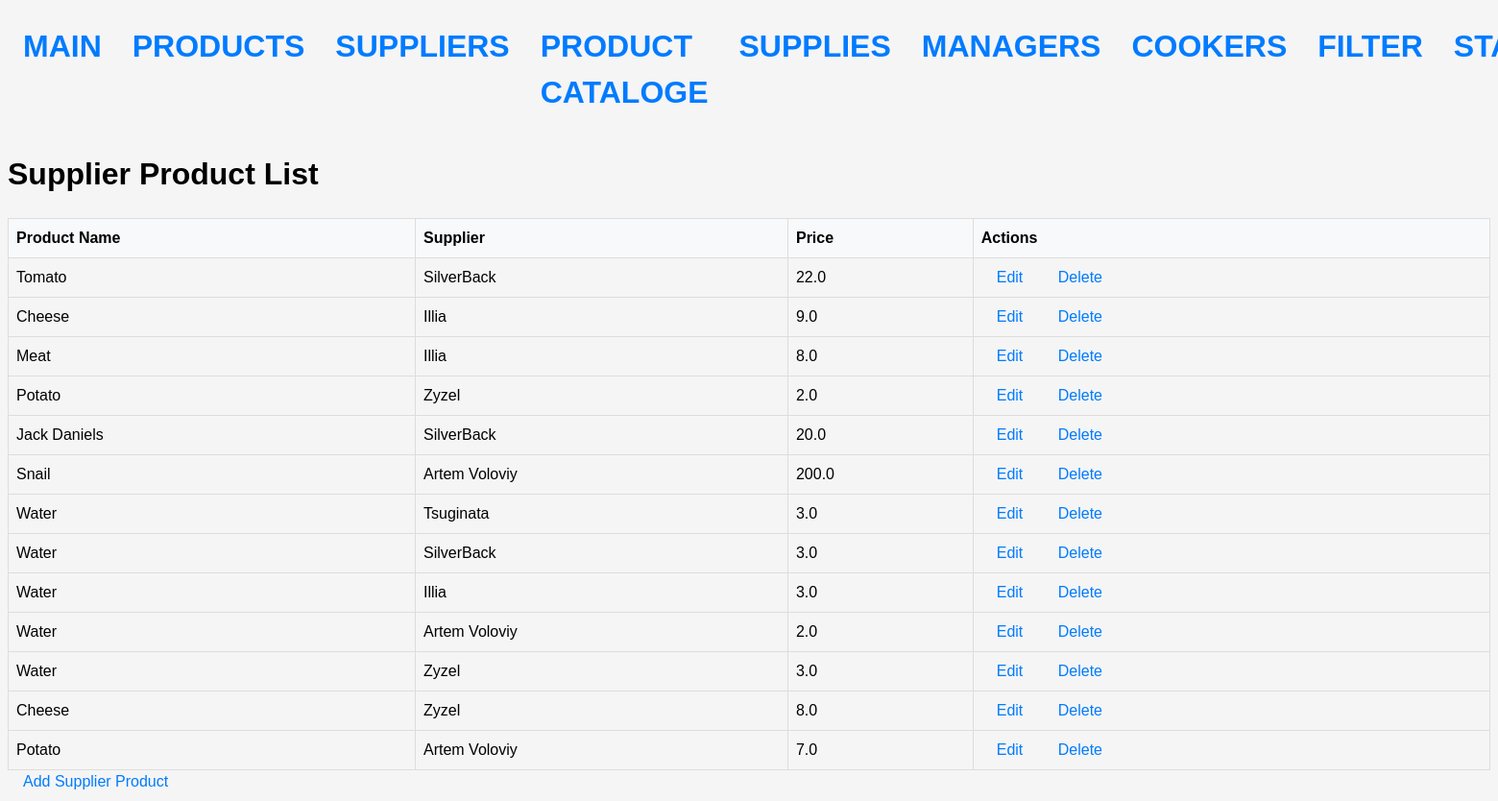
The app's page /supplier_products/, older data.
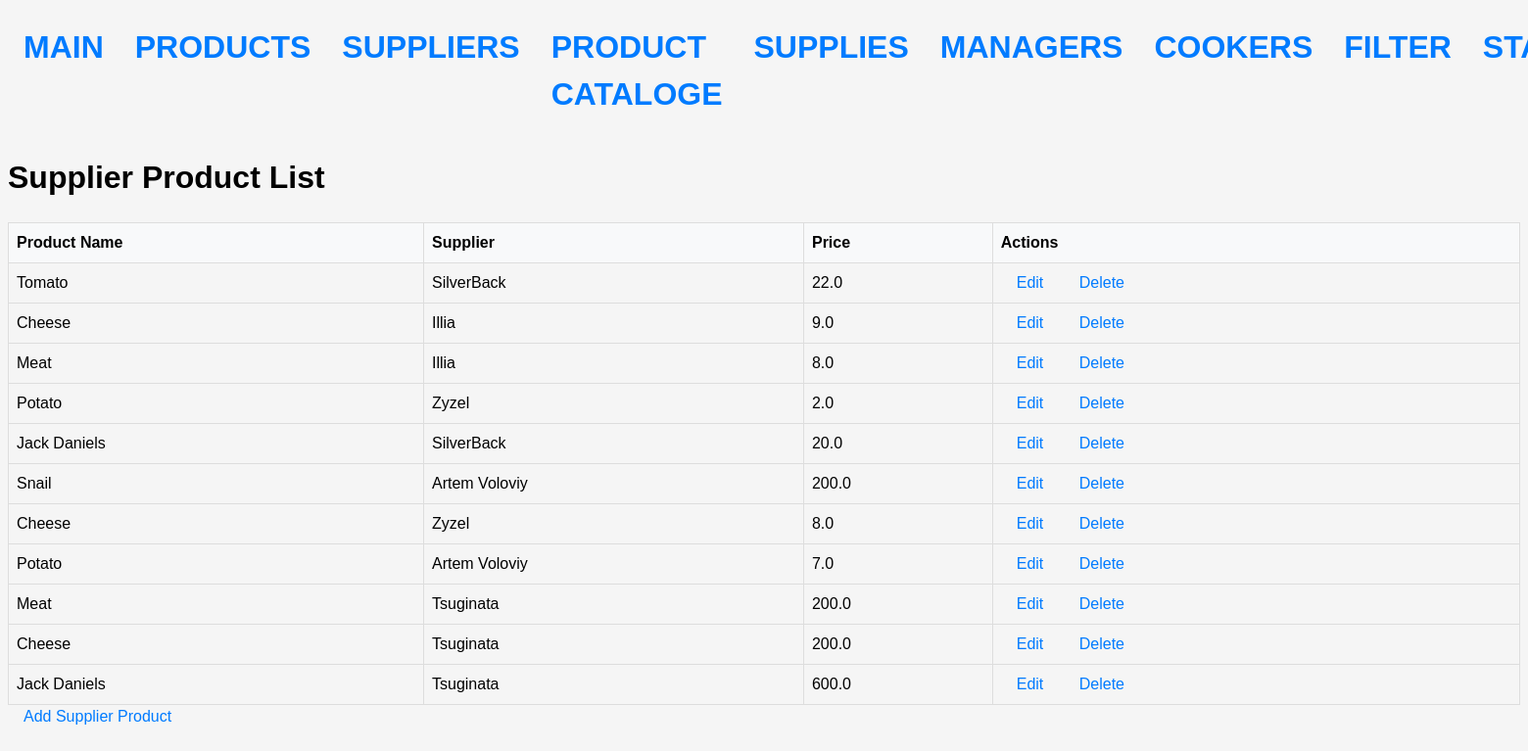
The same page, newer data.
### stock/models.py (models this page shows, shortened)
class SupplierProduct(Model):
    product = models.ForeignKey(Product, on_delete=models.CASCADE, null=True)
    supplier = models.ForeignKey(Supplier, on_delete=models.CASCADE, null=True)
    price = models.FloatField()

class Product(Model):
    name = models.CharField(max_length=64)
    term = models.IntegerField()
    measure = models.ForeignKey(Measure, on_delete=models.CASCADE)

class Supplier(Model):
    name = models.CharField(max_length=64)
    phone = models.CharField(max_length=24)
    email = models.CharField(max_length=64)
    address = models.CharField(max_length=128)
    iban = models.IntegerField()
    rating = models.IntegerField(validators=[MaxValueValidator(5)])
    payment_method = models.ForeignKey(Payment, on_delete=models.SET_NULL, null=True)
    delivery_method = models.ForeignKey(Delivery, on_delete=models.SET_NULL, null=True)

### stock/views.py (the view)
# urls.py: path('supplier_products/', SupplierProductListView.as_view(), name='supplier_product_list'),
class SupplierProductListView(ListView):
    model = SupplierProduct
    template_name = 'supplier_product_list.html'
    context_object_name = 'supplier_products'

### templates/supplier_product_list.html
{% extends 'base.html' %}
{% block content %}
  <h1>Supplier Product List</h1>
  <table>
    <thead>
      <tr>
        <th>Product Name</th>
        <th>Supplier</th>
        <th>Price</th>
        <th>Actions</th>
      </tr>
    </thead>
    <tbody>
      {% for supplier_product in supplier_products %}
        <tr>
          <td>{{ supplier_product.product.name }}</td>
          <td>{{ supplier_product.supplier.name }}</td>
          <td>{{ supplier_product.price }}</td>
          <td>
            <a href="{% url 'supplier_product_update' supplier_product.pk %}">Edit</a>
            <a href="{% url 'supplier_product_delete' supplier_product.pk %}">Delete</a>
          </td>
        </tr>
      {% endfor %}
    </tbody>
  </table>
  <a href="{% url 'supplier_product_create' %}">Add Supplier Product</a>
{% endblock %}

Row changes from the older to the newer data that the page shows:
removed SupplierProduct: product.name "Water", supplier.name "Tsuginata", price "3.0"
removed SupplierProduct: product.name "Water", supplier.name "SilverBack", price "3.0"
removed SupplierProduct: product.name "Water", supplier.name "Illia", price "3.0"
removed SupplierProduct: product.name "Water", supplier.name "Artem Voloviy", price "2.0"
removed SupplierProduct: product.name "Water", supplier.name "Zyzel", price "3.0"
added SupplierProduct: product.name "Meat", supplier.name "Tsuginata", price "200.0"
added SupplierProduct: product.name "Cheese", supplier.name "Tsuginata", price "200.0"
added SupplierProduct: product.name "Jack Daniels", supplier.name "Tsuginata", price "600.0"
